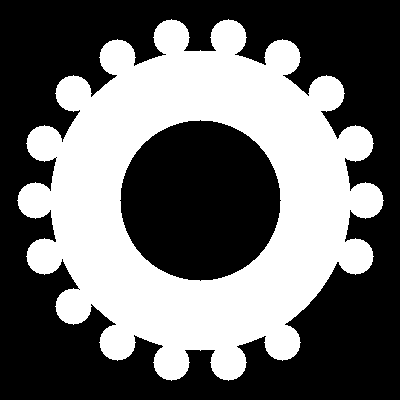
#> input picture images/defective_gear_1.png, 400 x 400 px; its folder holds only this picture in this run
$ python inspect.py
#> lines starting #> are read from the running program, lines starting #| are printed output that depends on the picture; after the words box and inside, x2 and y2 are one past the last pixel; in counts of white or black regions, pixels touching at a corner belong together
import cv2
import numpy as np
import os

INPUT_FOLDER = "images"
OUTPUT_FOLDER = "output"

def inspect_part(image_path):
#> called with image_path = 'images/defective_gear_1.png'
    img = cv2.imread(image_path)
#> img is the input picture: shape (400, 400, 3); 42% white; 1 white region, box (x1, y1, x2, y2) and area: (17, 19, 384, 381) 67169
    if img is None:
        print(f"Could not load: {image_path}")
        return

    filename = os.path.basename(image_path)
    result_img = img.copy()

    # PHASE 1 - Clean the image
    gray = cv2.cvtColor(img, cv2.COLOR_BGR2GRAY)
    blurred = cv2.GaussianBlur(gray, (5, 5), 0)
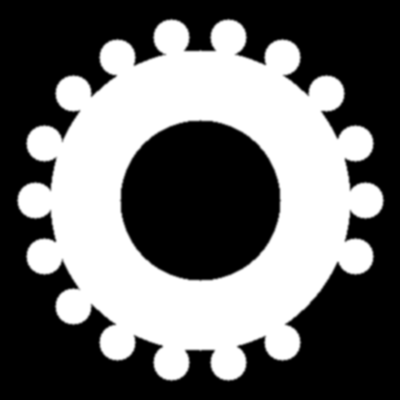
#> blurred: shape (400, 400); min 0, max 255, mean 107.1
    _, thresh = cv2.threshold(blurred, 127, 255, cv2.THRESH_BINARY)
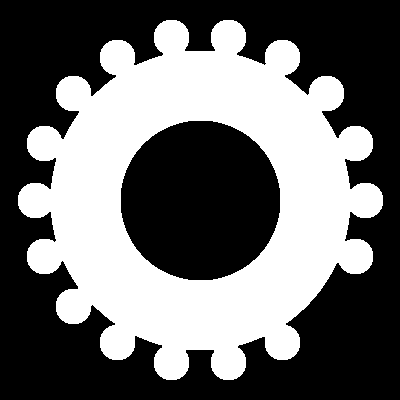
#> thresh: shape (400, 400); 42% white; 1 white region

    # PHASE 2 - Find contours
    contours, _ = cv2.findContours(thresh, cv2.RETR_EXTERNAL, cv2.CHAIN_APPROX_SIMPLE)
#> contours = 1 contour; box (x1, y1, x2, y2) and area: (18, 20, 383, 380) 86298

    if not contours:
        print(f"{filename} --> NO PART DETECTED")
        return

    # Get largest contour
    largest = max(contours, key=cv2.contourArea)
#> largest = contour of 846 points, box (x1, y1, x2, y2) (18, 20, 383, 380), area 86298

    # Calculate solidity (area vs convex hull area)
    hull_points = cv2.convexHull(largest)
#> hull_points = contour of 39 points, box (x1, y1, x2, y2) (18, 20, 383, 380), area 102502
    contour_area = cv2.contourArea(largest)
#> contour_area = 86298.5
    hull_area = cv2.contourArea(hull_points)
#> hull_area = 102501.5

    if hull_area == 0:
        print(f"{filename} --> ERROR")
        return

    # Solidity = how "full" the shape is
    # Perfect gear = close to 1.0
    # Defective gear = lower value (missing tooth = missing area)
    solidity = contour_area / hull_area
#> solidity = 0.842

    print(f"{filename} --> Solidity: {solidity:.4f}", end=" --> ")
#| defective_gear_1.png --> Solidity: 0.8419 -->

    # PHASE 3 - Verdict based on solidity
    if solidity < 0.8440:
        verdict = "FAIL"
        color = (0, 0, 255)
        print("FAIL - Structural defect detected!")
        # Draw bounding box around defect area
        x, y, w, h = cv2.boundingRect(largest)
#> x = 18; y = 20; w = 365; h = 360
        cv2.rectangle(result_img, (x, y), (x+w, y+h), (0, 0, 255), 2)
    else:
        verdict = "PASS"
        color = (0, 255, 0)
        print("PASS - Part is good!")

    # Write verdict on image
    cv2.putText(result_img, verdict, (20, 40),
                cv2.FONT_HERSHEY_SIMPLEX, 1.2, color, 3)
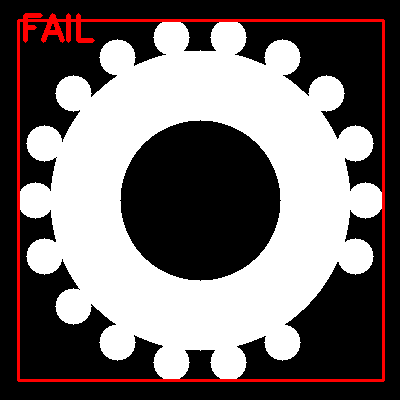
#> result_img: shape (400, 400, 3); mean B, G, R 106.9, 106.9, 115.1

    # Save output
    output_path = os.path.join(OUTPUT_FOLDER, filename)
    cv2.imwrite(output_path, result_img)


# Run
print("=== Quality Inspection System Started ===\n")
for file in sorted(os.listdir(INPUT_FOLDER)):
    if file.endswith(".jpg") or file.endswith(".png"):
        inspect_part(os.path.join(INPUT_FOLDER, file))

print("\n=== Inspection Complete! Check output folder ===")
